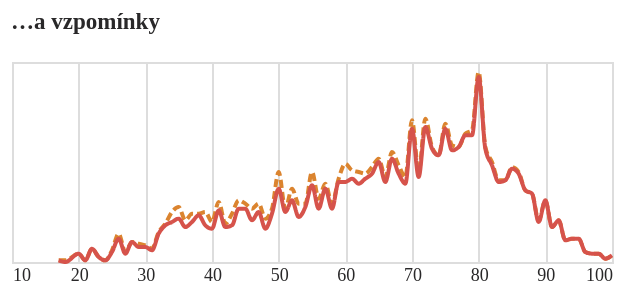

The code cell stored with this chart in its notebook:
### Code cell
tvar3 = alt.Chart(do_grafu_vzpominky.to_pandas(), width=300, height=100, title="…a vzpomínky").mark_line(interpolate="monotone").encode(
    alt.X('vek:Q').axis(domain=False, tickSize=0, title=None),
    alt.Y('len:Q').stack('zero').axis(None),
    alt.Color('obdobi:N', sort=['2000-2020','1800-1838'], scale=alt.Scale(range=['#D6534B', '#DB842F']), legend=None),
    alt.StrokeDash('obdobi:N', sort=['2000-2020','1800-1838'], legend=None)
)

tvar3

### Figure 1 — Vega-Lite specification as saved in the notebook (floating-point values rounded to 4 significant figures; data arrays with more than 128 entries replaced by an {"elided": "..."} marker saying what was removed)
{"config": {"title": {"font": "Noticia Text", "fontSize": 11.5, "anchor": "start", "lineHeight": 19, "fontWeight": "bolder", "subtitleFont": "Noticia Text", "subtitleFontSize": 10, "subtitleLineHeight": 15, "subtitlePadding": 10, "dy": -10, "color": "#292829", "subtitleColor": "#292829"}, "axis": {"labelFont": "Asap", "titleFont": "Asap", "fontWeight": "lighter", "titleFontWeight": "lighter", "labelFontSize": 9, "titleFontSize": 9, "labelPadding": 2, "titlePadding": 9, "domainOpacity": 0, "tickColor": "#DCDDD6", "labelColor": "#292829"}, "legend": {"labelFont": "Asap", "labelFontWeight": "normal", "titleFont": "Asap", "titleFontWeight": "normal", "labelFontSize": 9, "titleFontSize": 9, "labelColor": "#292829"}}, "data": {"name": "data-62ea45d5ca8fcb42479715463171fb38"}, "mark": {"type": "line", "interpolate": "monotone"}, "encoding": {"color": {"field": "obdobi", "legend": null, "scale": {"range": ["#D6534B", "#DB842F"]}, "sort": ["2000-2020", "1800-1838"], "type": "nominal"}, "strokeDash": {"field": "obdobi", "legend": null, "sort": ["2000-2020", "1800-1838"], "type": "nominal"}, "x": {"axis": {"domain": false, "tickSize": 0, "title": null}, "field": "vek", "type": "quantitative"}, "y": {"axis": null, "field": "len", "stack": "zero", "type": "quantitative"}}, "height": 100, "title": "…a vzpomínky", "width": 300, "$schema": "https://vega.github.io/schema/vega-lite/v5.8.0.json", "datasets": {"data-62ea45d5ca8fcb42479715463171fb38": {"elided": "142 records"}}}
